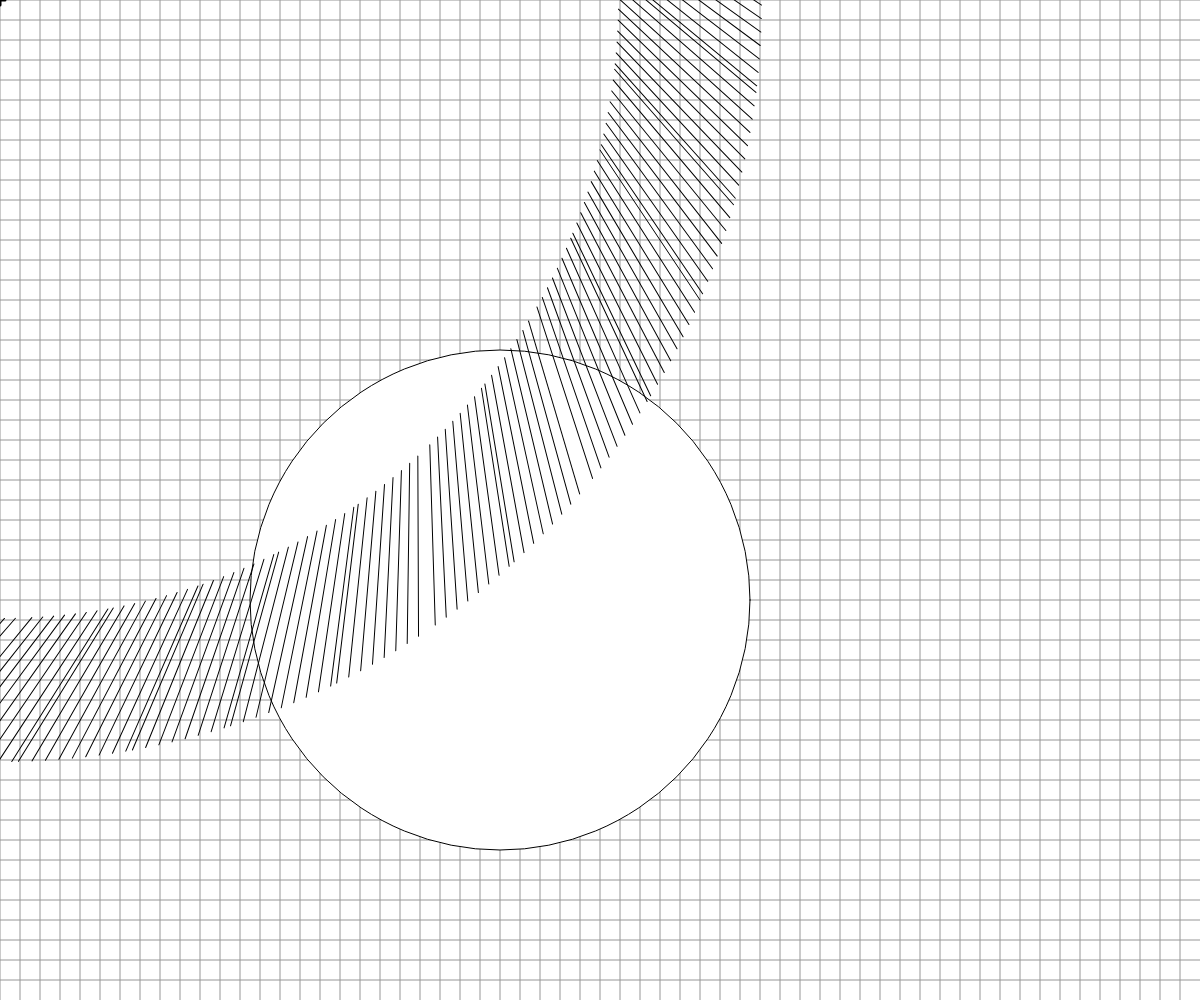
Frame 1 (no input)
Frame 60 (no input): identical to frame 1, image omitted
Frame 120 (the mouse pressed at the canvas centre since frame 60): identical to frame 1, image omitted

The p5.js sketch that drew this single still picture (run headless with seeded random() and noise() and a simulated clock; from frame 60 on, the mouse is pressed at the canvas centre):

// p5.js sketch
// ── sketch.js
// Basic Transformations Sandbox


let originalSpacing = 20;


function setup() {
  createCanvas(windowWidth, windowHeight);
}

function draw() {
  background(255);
  drawBasicGrid(150);
  makecircle(height/2,width/2,50)
  let angle = 0;
  while(angle < 360){
    push();
    rotate(angle);
    line(700,300,600,150)
    pop();
    angle += 1
  }


}


function face(x, y) {
  //draw a face at x,y
  push();
  translate(x,y);
  ellipseMode(CENTER);
  fill(200,200,0);
  stroke(0);
  ellipse(0,0,80,80);
  fill(90, 140, 30, 220);
  triangle(-20, 20, 20, 20, 0, 30);
  fill(0);
  ellipse(-25,0,10,10);
  ellipse(25,0,10,10);
  strokeWeight(5);
  line(-30,-10,30,-10);
  strokeWeight(1);
  pop();

}

function makecircle(x,y){
  fill(255);
  circle(x,y,500);
}



function drawBasicGrid(shade) {
  //draw the normal cartesian Coordinate Grid, in a light color. Spaced at 20 px by default
  stroke(shade);
  for (let x = 0; x < width; x += 20) {
    line(x, 0, x, height);
  }
  for (let y = 0; y < height; y += 20) {
    line(0, y, width, y);
  }

  //Draw "X" at the origin
  strokeWeight(3);
  stroke(0);
  line(-5,0,5,0);
  line(0,5,0,-5);
  strokeWeight(1);
}
